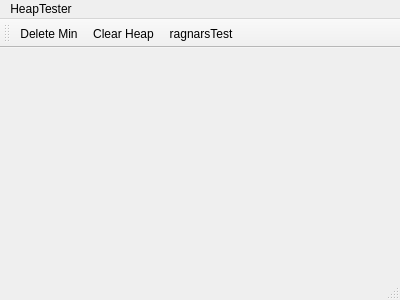
<?xml version="1.0" encoding="UTF-8"?>
<ui version="4.0">
 <class>MainWindow</class>
 <widget class="QMainWindow" name="MainWindow">
  <property name="geometry">
   <rect>
    <x>0</x>
    <y>0</y>
    <width>400</width>
    <height>300</height>
   </rect>
  </property>
  <property name="windowTitle">
   <string>The HeapTester - minimum heap / prio queue</string>
  </property>
  <widget class="HeapTestWidget" name="centralWidget"/>
  <widget class="QMenuBar" name="menuBar">
   <property name="geometry">
    <rect>
     <x>0</x>
     <y>0</y>
     <width>400</width>
     <height>22</height>
    </rect>
   </property>
   <widget class="QMenu" name="menuHeapTester">
    <property name="title">
     <string>HeapTester</string>
    </property>
    <addaction name="actionClear_Heap"/>
    <addaction name="actionDelete_Min"/>
    <addaction name="actionFill_Random"/>
    <addaction name="actionragnarsTest"/>
   </widget>
   <addaction name="menuHeapTester"/>
  </widget>
  <widget class="QToolBar" name="mainToolBar">
   <attribute name="toolBarArea">
    <enum>TopToolBarArea</enum>
   </attribute>
   <attribute name="toolBarBreak">
    <bool>false</bool>
   </attribute>
   <addaction name="actionDelete_Min"/>
   <addaction name="actionClear_Heap"/>
   <addaction name="actionragnarsTest"/>
  </widget>
  <widget class="QStatusBar" name="statusBar"/>
  <action name="actionDelete_Min">
   <property name="text">
    <string>Delete Min</string>
   </property>
  </action>
  <action name="actionFill_Random">
   <property name="text">
    <string>Fill Random</string>
   </property>
  </action>
  <action name="actionClear_Heap">
   <property name="text">
    <string>Clear Heap</string>
   </property>
  </action>
  <action name="actionragnarsTest">
   <property name="text">
    <string>ragnarsTest</string>
   </property>
  </action>
 </widget>
 <layoutdefault spacing="6" margin="11"/>
 <customwidgets>
  <customwidget>
   <class>HeapTestWidget</class>
   <extends>QWidget</extends>
   <header>heaptestwidget.h</header>
   <container>1</container>
  </customwidget>
 </customwidgets>
 <resources/>
 <connections/>
</ui>
